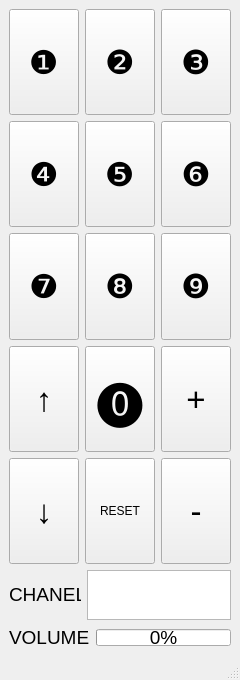
<?xml version="1.0" encoding="UTF-8"?>
<ui version="4.0">
 <class>MainWindow</class>
 <widget class="QMainWindow" name="MainWindow">
  <property name="geometry">
   <rect>
    <x>0</x>
    <y>0</y>
    <width>240</width>
    <height>680</height>
   </rect>
  </property>
  <property name="sizePolicy">
   <sizepolicy hsizetype="Fixed" vsizetype="Fixed">
    <horstretch>0</horstretch>
    <verstretch>0</verstretch>
   </sizepolicy>
  </property>
  <property name="minimumSize">
   <size>
    <width>240</width>
    <height>680</height>
   </size>
  </property>
  <property name="maximumSize">
   <size>
    <width>240</width>
    <height>680</height>
   </size>
  </property>
  <property name="baseSize">
   <size>
    <width>240</width>
    <height>680</height>
   </size>
  </property>
  <property name="windowTitle">
   <string>Пульт ДУ</string>
  </property>
  <property name="autoFillBackground">
   <bool>false</bool>
  </property>
  <widget class="QWidget" name="centralwidget">
   <layout class="QGridLayout" name="gridLayout_3">
    <item row="0" column="0">
     <layout class="QVBoxLayout" name="verticalLayout">
      <item>
       <layout class="QGridLayout" name="gridLayout_2">
        <item row="0" column="0">
         <widget class="QPushButton" name="pushButton">
          <property name="sizePolicy">
           <sizepolicy hsizetype="Expanding" vsizetype="Expanding">
            <horstretch>0</horstretch>
            <verstretch>0</verstretch>
           </sizepolicy>
          </property>
          <property name="font">
           <font>
            <pointsize>25</pointsize>
           </font>
          </property>
          <property name="cursor">
           <cursorShape>PointingHandCursor</cursorShape>
          </property>
          <property name="text">
           <string>❶</string>
          </property>
         </widget>
        </item>
        <item row="1" column="1">
         <widget class="QPushButton" name="pushButton_5">
          <property name="sizePolicy">
           <sizepolicy hsizetype="Expanding" vsizetype="Expanding">
            <horstretch>0</horstretch>
            <verstretch>0</verstretch>
           </sizepolicy>
          </property>
          <property name="font">
           <font>
            <pointsize>25</pointsize>
           </font>
          </property>
          <property name="cursor">
           <cursorShape>PointingHandCursor</cursorShape>
          </property>
          <property name="text">
           <string>❺</string>
          </property>
         </widget>
        </item>
        <item row="2" column="2">
         <widget class="QPushButton" name="pushButton_9">
          <property name="sizePolicy">
           <sizepolicy hsizetype="Expanding" vsizetype="Expanding">
            <horstretch>0</horstretch>
            <verstretch>0</verstretch>
           </sizepolicy>
          </property>
          <property name="font">
           <font>
            <pointsize>25</pointsize>
           </font>
          </property>
          <property name="cursor">
           <cursorShape>PointingHandCursor</cursorShape>
          </property>
          <property name="text">
           <string>❾</string>
          </property>
         </widget>
        </item>
        <item row="0" column="1">
         <widget class="QPushButton" name="pushButton_2">
          <property name="sizePolicy">
           <sizepolicy hsizetype="Expanding" vsizetype="Expanding">
            <horstretch>0</horstretch>
            <verstretch>0</verstretch>
           </sizepolicy>
          </property>
          <property name="font">
           <font>
            <pointsize>25</pointsize>
           </font>
          </property>
          <property name="cursor">
           <cursorShape>PointingHandCursor</cursorShape>
          </property>
          <property name="text">
           <string>❷</string>
          </property>
         </widget>
        </item>
        <item row="2" column="0">
         <widget class="QPushButton" name="pushButton_7">
          <property name="sizePolicy">
           <sizepolicy hsizetype="Expanding" vsizetype="Expanding">
            <horstretch>0</horstretch>
            <verstretch>0</verstretch>
           </sizepolicy>
          </property>
          <property name="font">
           <font>
            <pointsize>25</pointsize>
           </font>
          </property>
          <property name="cursor">
           <cursorShape>PointingHandCursor</cursorShape>
          </property>
          <property name="text">
           <string>❼</string>
          </property>
         </widget>
        </item>
        <item row="4" column="2">
         <widget class="QPushButton" name="pushButton_12">
          <property name="sizePolicy">
           <sizepolicy hsizetype="Expanding" vsizetype="Expanding">
            <horstretch>0</horstretch>
            <verstretch>0</verstretch>
           </sizepolicy>
          </property>
          <property name="font">
           <font>
            <pointsize>25</pointsize>
           </font>
          </property>
          <property name="cursor">
           <cursorShape>PointingHandCursor</cursorShape>
          </property>
          <property name="text">
           <string>-</string>
          </property>
         </widget>
        </item>
        <item row="0" column="2">
         <widget class="QPushButton" name="pushButton_3">
          <property name="sizePolicy">
           <sizepolicy hsizetype="Expanding" vsizetype="Expanding">
            <horstretch>0</horstretch>
            <verstretch>0</verstretch>
           </sizepolicy>
          </property>
          <property name="font">
           <font>
            <pointsize>25</pointsize>
           </font>
          </property>
          <property name="cursor">
           <cursorShape>PointingHandCursor</cursorShape>
          </property>
          <property name="text">
           <string>❸</string>
          </property>
         </widget>
        </item>
        <item row="3" column="0">
         <widget class="QPushButton" name="pushButton_13">
          <property name="sizePolicy">
           <sizepolicy hsizetype="Expanding" vsizetype="Expanding">
            <horstretch>0</horstretch>
            <verstretch>0</verstretch>
           </sizepolicy>
          </property>
          <property name="font">
           <font>
            <pointsize>25</pointsize>
           </font>
          </property>
          <property name="cursor">
           <cursorShape>PointingHandCursor</cursorShape>
          </property>
          <property name="text">
           <string>↑</string>
          </property>
         </widget>
        </item>
        <item row="1" column="2">
         <widget class="QPushButton" name="pushButton_6">
          <property name="sizePolicy">
           <sizepolicy hsizetype="Expanding" vsizetype="Expanding">
            <horstretch>0</horstretch>
            <verstretch>0</verstretch>
           </sizepolicy>
          </property>
          <property name="font">
           <font>
            <pointsize>25</pointsize>
           </font>
          </property>
          <property name="cursor">
           <cursorShape>PointingHandCursor</cursorShape>
          </property>
          <property name="text">
           <string>❻</string>
          </property>
         </widget>
        </item>
        <item row="3" column="2">
         <widget class="QPushButton" name="pushButton_11">
          <property name="sizePolicy">
           <sizepolicy hsizetype="Expanding" vsizetype="Expanding">
            <horstretch>0</horstretch>
            <verstretch>0</verstretch>
           </sizepolicy>
          </property>
          <property name="font">
           <font>
            <pointsize>25</pointsize>
           </font>
          </property>
          <property name="cursor">
           <cursorShape>PointingHandCursor</cursorShape>
          </property>
          <property name="text">
           <string>+</string>
          </property>
         </widget>
        </item>
        <item row="2" column="1">
         <widget class="QPushButton" name="pushButton_8">
          <property name="sizePolicy">
           <sizepolicy hsizetype="Expanding" vsizetype="Expanding">
            <horstretch>0</horstretch>
            <verstretch>0</verstretch>
           </sizepolicy>
          </property>
          <property name="font">
           <font>
            <pointsize>25</pointsize>
           </font>
          </property>
          <property name="cursor">
           <cursorShape>PointingHandCursor</cursorShape>
          </property>
          <property name="text">
           <string>❽</string>
          </property>
         </widget>
        </item>
        <item row="1" column="0">
         <widget class="QPushButton" name="pushButton_4">
          <property name="sizePolicy">
           <sizepolicy hsizetype="Expanding" vsizetype="Expanding">
            <horstretch>0</horstretch>
            <verstretch>0</verstretch>
           </sizepolicy>
          </property>
          <property name="font">
           <font>
            <pointsize>25</pointsize>
           </font>
          </property>
          <property name="cursor">
           <cursorShape>PointingHandCursor</cursorShape>
          </property>
          <property name="text">
           <string>❹</string>
          </property>
         </widget>
        </item>
        <item row="3" column="1">
         <widget class="QPushButton" name="pushButton_10">
          <property name="sizePolicy">
           <sizepolicy hsizetype="Expanding" vsizetype="Expanding">
            <horstretch>0</horstretch>
            <verstretch>0</verstretch>
           </sizepolicy>
          </property>
          <property name="font">
           <font>
            <pointsize>34</pointsize>
           </font>
          </property>
          <property name="cursor">
           <cursorShape>PointingHandCursor</cursorShape>
          </property>
          <property name="text">
           <string>⓿</string>
          </property>
         </widget>
        </item>
        <item row="4" column="0">
         <widget class="QPushButton" name="pushButton_14">
          <property name="sizePolicy">
           <sizepolicy hsizetype="Expanding" vsizetype="Expanding">
            <horstretch>0</horstretch>
            <verstretch>0</verstretch>
           </sizepolicy>
          </property>
          <property name="font">
           <font>
            <pointsize>25</pointsize>
           </font>
          </property>
          <property name="cursor">
           <cursorShape>PointingHandCursor</cursorShape>
          </property>
          <property name="text">
           <string>↓</string>
          </property>
         </widget>
        </item>
        <item row="4" column="1">
         <widget class="QPushButton" name="reset">
          <property name="sizePolicy">
           <sizepolicy hsizetype="Expanding" vsizetype="Expanding">
            <horstretch>0</horstretch>
            <verstretch>0</verstretch>
           </sizepolicy>
          </property>
          <property name="text">
           <string>RESET</string>
          </property>
         </widget>
        </item>
       </layout>
      </item>
      <item>
       <layout class="QHBoxLayout" name="horizontalLayout_3">
        <item>
         <widget class="QLabel" name="label_2">
          <property name="sizePolicy">
           <sizepolicy hsizetype="Fixed" vsizetype="Fixed">
            <horstretch>0</horstretch>
            <verstretch>0</verstretch>
           </sizepolicy>
          </property>
          <property name="minimumSize">
           <size>
            <width>10</width>
            <height>0</height>
           </size>
          </property>
          <property name="baseSize">
           <size>
            <width>10</width>
            <height>0</height>
           </size>
          </property>
          <property name="font">
           <font>
            <pointsize>14</pointsize>
           </font>
          </property>
          <property name="text">
           <string>CHANEL</string>
          </property>
         </widget>
        </item>
        <item>
         <widget class="QTextBrowser" name="chanel">
          <property name="sizePolicy">
           <sizepolicy hsizetype="Expanding" vsizetype="Fixed">
            <horstretch>0</horstretch>
            <verstretch>0</verstretch>
           </sizepolicy>
          </property>
          <property name="minimumSize">
           <size>
            <width>10</width>
            <height>50</height>
           </size>
          </property>
          <property name="maximumSize">
           <size>
            <width>150</width>
            <height>50</height>
           </size>
          </property>
          <property name="baseSize">
           <size>
            <width>50</width>
            <height>50</height>
           </size>
          </property>
          <property name="font">
           <font>
            <pointsize>20</pointsize>
           </font>
          </property>
          <property name="html">
           <string>&lt;!DOCTYPE HTML PUBLIC &quot;-//W3C//DTD HTML 4.0//EN&quot; &quot;http://www.w3.org/TR/REC-html40/strict.dtd&quot;&gt;
&lt;html&gt;&lt;head&gt;&lt;meta name=&quot;qrichtext&quot; content=&quot;1&quot; /&gt;&lt;style type=&quot;text/css&quot;&gt;
p, li { white-space: pre-wrap; }
&lt;/style&gt;&lt;/head&gt;&lt;body style=&quot; font-family:'MS Shell Dlg 2'; font-size:20pt; font-weight:400; font-style:normal;&quot;&gt;
&lt;p style=&quot;-qt-paragraph-type:empty; margin-top:0px; margin-bottom:0px; margin-left:0px; margin-right:0px; -qt-block-indent:0; text-indent:0px;&quot;&gt;&lt;br /&gt;&lt;/p&gt;&lt;/body&gt;&lt;/html&gt;</string>
          </property>
         </widget>
        </item>
       </layout>
      </item>
      <item>
       <layout class="QHBoxLayout" name="horizontalLayout_2">
        <item>
         <widget class="QLabel" name="label">
          <property name="font">
           <font>
            <pointsize>14</pointsize>
           </font>
          </property>
          <property name="text">
           <string>VOLUME</string>
          </property>
         </widget>
        </item>
        <item>
         <widget class="QProgressBar" name="volume">
          <property name="sizePolicy">
           <sizepolicy hsizetype="Expanding" vsizetype="Fixed">
            <horstretch>0</horstretch>
            <verstretch>0</verstretch>
           </sizepolicy>
          </property>
          <property name="maximumSize">
           <size>
            <width>16777215</width>
            <height>17</height>
           </size>
          </property>
          <property name="sizeIncrement">
           <size>
            <width>0</width>
            <height>0</height>
           </size>
          </property>
          <property name="baseSize">
           <size>
            <width>0</width>
            <height>17</height>
           </size>
          </property>
          <property name="font">
           <font>
            <pointsize>14</pointsize>
           </font>
          </property>
          <property name="cursor">
           <cursorShape>ArrowCursor</cursorShape>
          </property>
          <property name="mouseTracking">
           <bool>false</bool>
          </property>
          <property name="autoFillBackground">
           <bool>false</bool>
          </property>
          <property name="value">
           <number>0</number>
          </property>
          <property name="textVisible">
           <bool>true</bool>
          </property>
          <property name="orientation">
           <enum>Qt::Horizontal</enum>
          </property>
          <property name="invertedAppearance">
           <bool>false</bool>
          </property>
         </widget>
        </item>
       </layout>
      </item>
     </layout>
    </item>
   </layout>
  </widget>
  <widget class="QMenuBar" name="menubar">
   <property name="geometry">
    <rect>
     <x>0</x>
     <y>0</y>
     <width>240</width>
     <height>21</height>
    </rect>
   </property>
  </widget>
  <widget class="QStatusBar" name="statusbar"/>
 </widget>
 <resources/>
 <connections>
  <connection>
   <sender>pushButton</sender>
   <signal>clicked()</signal>
   <receiver>MainWindow</receiver>
   <slot>ch1()</slot>
   <hints>
    <hint type="sourcelabel">
     <x>42</x>
     <y>77</y>
    </hint>
    <hint type="destinationlabel">
     <x>92</x>
     <y>444</y>
    </hint>
   </hints>
  </connection>
  <connection>
   <sender>pushButton_2</sender>
   <signal>clicked()</signal>
   <receiver>MainWindow</receiver>
   <slot>ch2()</slot>
   <hints>
    <hint type="sourcelabel">
     <x>112</x>
     <y>78</y>
    </hint>
    <hint type="destinationlabel">
     <x>125</x>
     <y>446</y>
    </hint>
   </hints>
  </connection>
  <connection>
   <sender>pushButton_3</sender>
   <signal>clicked()</signal>
   <receiver>MainWindow</receiver>
   <slot>ch3()</slot>
   <hints>
    <hint type="sourcelabel">
     <x>201</x>
     <y>97</y>
    </hint>
    <hint type="destinationlabel">
     <x>153</x>
     <y>456</y>
    </hint>
   </hints>
  </connection>
  <connection>
   <sender>pushButton_4</sender>
   <signal>clicked()</signal>
   <receiver>MainWindow</receiver>
   <slot>ch4()</slot>
   <hints>
    <hint type="sourcelabel">
     <x>67</x>
     <y>195</y>
    </hint>
    <hint type="destinationlabel">
     <x>93</x>
     <y>476</y>
    </hint>
   </hints>
  </connection>
  <connection>
   <sender>pushButton_5</sender>
   <signal>clicked()</signal>
   <receiver>MainWindow</receiver>
   <slot>ch5()</slot>
   <hints>
    <hint type="sourcelabel">
     <x>150</x>
     <y>189</y>
    </hint>
    <hint type="destinationlabel">
     <x>123</x>
     <y>485</y>
    </hint>
   </hints>
  </connection>
  <connection>
   <sender>pushButton_6</sender>
   <signal>clicked()</signal>
   <receiver>MainWindow</receiver>
   <slot>ch6()</slot>
   <hints>
    <hint type="sourcelabel">
     <x>218</x>
     <y>189</y>
    </hint>
    <hint type="destinationlabel">
     <x>156</x>
     <y>490</y>
    </hint>
   </hints>
  </connection>
  <connection>
   <sender>pushButton_7</sender>
   <signal>clicked()</signal>
   <receiver>MainWindow</receiver>
   <slot>ch7()</slot>
   <hints>
    <hint type="sourcelabel">
     <x>45</x>
     <y>280</y>
    </hint>
    <hint type="destinationlabel">
     <x>90</x>
     <y>510</y>
    </hint>
   </hints>
  </connection>
  <connection>
   <sender>pushButton_8</sender>
   <signal>clicked()</signal>
   <receiver>MainWindow</receiver>
   <slot>ch8()</slot>
   <hints>
    <hint type="sourcelabel">
     <x>133</x>
     <y>266</y>
    </hint>
    <hint type="destinationlabel">
     <x>121</x>
     <y>521</y>
    </hint>
   </hints>
  </connection>
  <connection>
   <sender>pushButton_9</sender>
   <signal>clicked()</signal>
   <receiver>MainWindow</receiver>
   <slot>ch9()</slot>
   <hints>
    <hint type="sourcelabel">
     <x>177</x>
     <y>294</y>
    </hint>
    <hint type="destinationlabel">
     <x>146</x>
     <y>523</y>
    </hint>
   </hints>
  </connection>
  <connection>
   <sender>pushButton_10</sender>
   <signal>clicked()</signal>
   <receiver>MainWindow</receiver>
   <slot>ch0()</slot>
   <hints>
    <hint type="sourcelabel">
     <x>99</x>
     <y>359</y>
    </hint>
    <hint type="destinationlabel">
     <x>161</x>
     <y>532</y>
    </hint>
   </hints>
  </connection>
  <connection>
   <sender>pushButton_13</sender>
   <signal>clicked()</signal>
   <receiver>MainWindow</receiver>
   <slot>next()</slot>
   <hints>
    <hint type="sourcelabel">
     <x>28</x>
     <y>374</y>
    </hint>
    <hint type="destinationlabel">
     <x>80</x>
     <y>438</y>
    </hint>
   </hints>
  </connection>
  <connection>
   <sender>pushButton_14</sender>
   <signal>clicked()</signal>
   <receiver>MainWindow</receiver>
   <slot>prev()</slot>
   <hints>
    <hint type="sourcelabel">
     <x>42</x>
     <y>521</y>
    </hint>
    <hint type="destinationlabel">
     <x>83</x>
     <y>537</y>
    </hint>
   </hints>
  </connection>
  <connection>
   <sender>pushButton_11</sender>
   <signal>clicked()</signal>
   <receiver>MainWindow</receiver>
   <slot>volup()</slot>
   <hints>
    <hint type="sourcelabel">
     <x>228</x>
     <y>452</y>
    </hint>
    <hint type="destinationlabel">
     <x>142</x>
     <y>511</y>
    </hint>
   </hints>
  </connection>
  <connection>
   <sender>pushButton_12</sender>
   <signal>clicked()</signal>
   <receiver>MainWindow</receiver>
   <slot>voldown()</slot>
   <hints>
    <hint type="sourcelabel">
     <x>217</x>
     <y>528</y>
    </hint>
    <hint type="destinationlabel">
     <x>152</x>
     <y>516</y>
    </hint>
   </hints>
  </connection>
  <connection>
   <sender>reset</sender>
   <signal>clicked()</signal>
   <receiver>MainWindow</receiver>
   <slot>reset()</slot>
   <hints>
    <hint type="sourcelabel">
     <x>123</x>
     <y>553</y>
    </hint>
    <hint type="destinationlabel">
     <x>53</x>
     <y>568</y>
    </hint>
   </hints>
  </connection>
 </connections>
 <slots>
  <slot>ch1()</slot>
  <slot>ch2()</slot>
  <slot>ch3()</slot>
  <slot>ch4()</slot>
  <slot>ch5()</slot>
  <slot>ch6()</slot>
  <slot>ch7()</slot>
  <slot>ch8()</slot>
  <slot>ch9()</slot>
  <slot>ch0()</slot>
  <slot>next()</slot>
  <slot>prev()</slot>
  <slot>volup()</slot>
  <slot>voldown()</slot>
  <slot>reset()</slot>
 </slots>
</ui>
